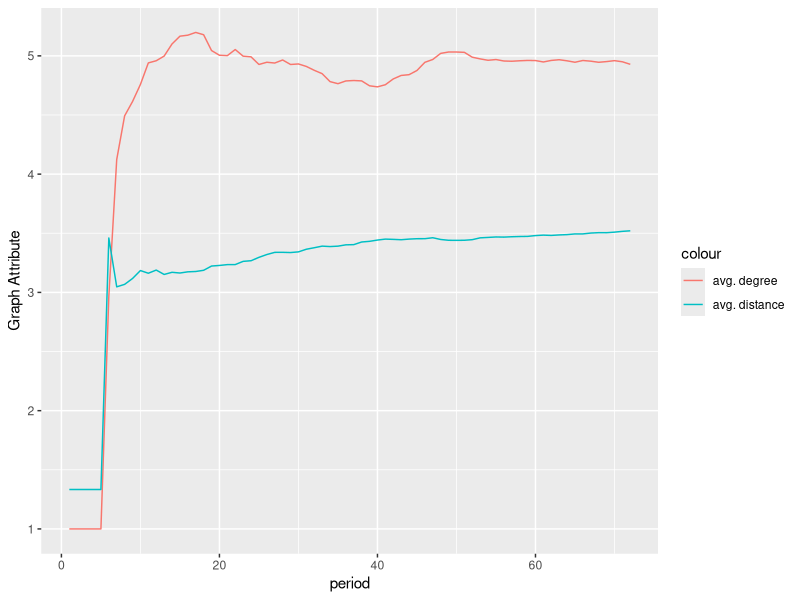
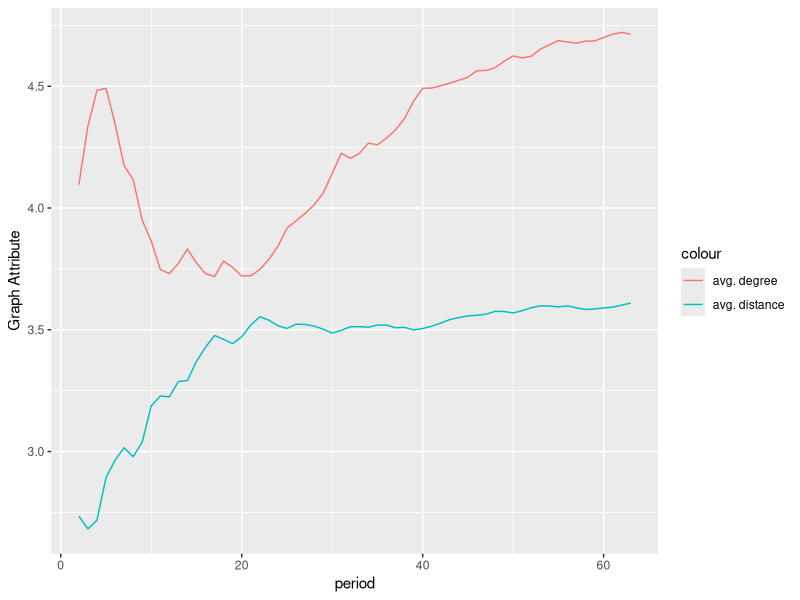

R code for these plots, in order:
calc <- function(data) {
  index = 1
  while(index <= nrow(data)) {
    row = data[index, ]
    mysub = subset(data, data$period == (row$period - 1))
    if(nrow(mysub) == 1) {
      data[index, "nodesImprovement"] =  (row$nodes * 100 / mysub$nodes) - 100  
      data[index, "edgesImprovement"] =  (row$edges * 100 / mysub$edges) - 100  
      data[index, "densityImprovement"] =  (row$density * 100 / mysub$density) - 100  
      data[index, "avgDegreeImprovement"] =  (row$avg_degree * 100 / mysub$avg_degree) - 100 
      data[index, "avgDistImprovement"] =  (row$avg_degree * 100 / mysub$avg_dist) - 100 
    }
    
    data[, "nodesImprovement"] =  ifelse(is.finite(data$nodesImprovement), data$nodesImprovement,  0)
    data[, "edgesImprovement"] =  ifelse(is.finite(data$edgesImprovement), data$edgesImprovement,  0)
    data[, "densityImprovement"] =   ifelse(is.finite(data$densityImprovement), data$densityImprovement,  0)
    data[, "avgDegreeImprovement"] =   ifelse(is.finite(data$avgDegreeImprovement), data$avgDegreeImprovement,  0)
    data[, "avgDistImprovement"] =   ifelse(is.finite(data$avgDistImprovement), data$avgDistImprovement,  0)
    index = index + 1
  }
  return (data)
}


data = read.csv("graph_evolution.csv", header = TRUE, sep = ";", dec = ",")
biology = subset(data, data$communityName == "biology")
chemistry = subset(data, data$communityName == "chemistry")

data$avg_dist

biology = calc(biology)
chemistry = calc(chemistry)

library(ggplot2)

bioPlot = ggplot(biology, aes(period)) + 
  geom_line(aes(y = avg_degree, colour = "avg. degree")) + 
  geom_line(aes(y = avg_dist, colour = "avg. distance")) + 
  ylab("Graph Attribute")

print(bioPlot)

chemistryPlot = ggplot(chemistry, aes(period)) + 
  geom_line(aes(y = avg_degree, colour = "avg. degree")) + 
  geom_line(aes(y = avg_dist, colour = "avg. distance")) + 
  ylab("Graph Attribute")

print(chemistryPlot)

print("Biology % nodes growth")
print(summary(tail(biology$nodesImprovement, n = 10)))
print("Biology % edges growth")
print(summary(tail(biology$edgesImprovement, n = 10)))
print("----------------------------")
print("Chemistry % nodes growth")
print(summary(tail(chemistry$nodesImprovement, n = 10)))
print("Chemistry % edges growth")
print(summary(tail(chemistry$edgesImprovement, n = 10)))

#sparse graph, with low density
